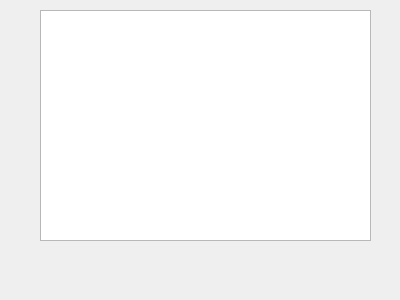
<?xml version="1.0" encoding="UTF-8"?>
<ui version="4.0">
 <class>graphwindow</class>
 <widget class="QDialog" name="graphwindow">
  <property name="geometry">
   <rect>
    <x>0</x>
    <y>0</y>
    <width>400</width>
    <height>300</height>
   </rect>
  </property>
  <property name="windowTitle">
   <string>GraphWindow</string>
  </property>
  <widget class="QGraphicsView" name="chartView">
   <property name="geometry">
    <rect>
     <x>40</x>
     <y>10</y>
     <width>331</width>
     <height>231</height>
    </rect>
   </property>
  </widget>
 </widget>
 <resources/>
 <connections/>
</ui>
